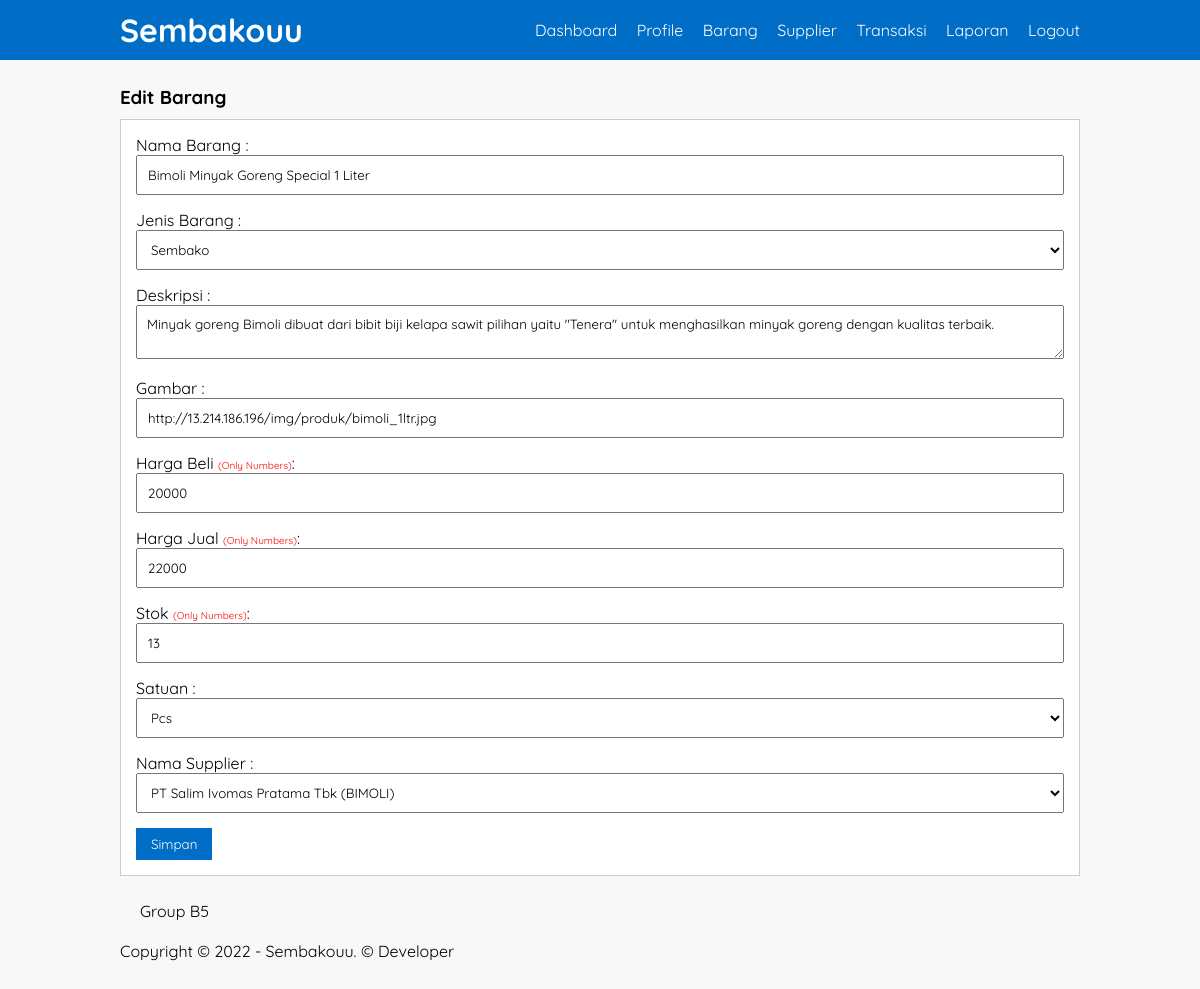
The page /editbarang.php?kdBarang=BR-0001 (signed in) on the database its author committed.
### tables this page shows
CREATE TABLE `barang` (
  `kdBarang` varchar(7) NOT NULL,
  `NamaBarang` varchar(225) NOT NULL,
  `jenis_barang` varchar(50) NOT NULL,
  `deskripsi` varchar(255) NOT NULL,
  `gambar` varchar(225) NOT NULL,
  `HargaBeli` int(11) NOT NULL,
  `HargaJual` int(11) NOT NULL,
  `Stok` int(5) NOT NULL,
  `Satuan` varchar(50) NOT NULL,
  `kdSupplier` varchar(7) NOT NULL
);

### editbarang.php (the view, shortened to what this page needs)
<?php
	include('config.php');
?>
<!DOCTYPE html>
<html>
<head>
    <link rel="stylesheet" type="text/css" href="css/style.css">
</head>
<body>
	<header>
		<div class="container">
		<h1><a href="home.php">Sembakouu</a></h1>
			<ul>
				<li><a href="home.php">Dashboard</a></li>
				<li><a href="admin.php">Profile</a></li>
				<li><a href="listbarang.php">Barang</a></li>
				<li><a href="listsupplier.php">Supplier</a></li>
				<li><a href="transaksi.php">Transaksi</a></li>
				<li><a href="laporan.php">Laporan</a></li>
				<li><a href="logout.php" onClick="return confirm('apakah kamu yakin?')">Logout</a></li>
			</ul>
		</div>
	</header>
	<div class="section">
		<div class="container">
			<h3>Edit Barang</h3>
			<div class="box">
				<?php
					if(isset($_POST['simpan']) ){
						$NamaBarang = addslashes($_POST['NamaBarang']);
						$jenis_barang = addslashes($_POST['jenis_barang']);
						$desk = addslashes($_POST['deskripsi']);
						$gambar = addslashes($_POST['gambar']);
						$HargaBeli = addslashes($_POST['HargaBeli']);
						$HargaJual = addslashes($_POST['HargaJual']);
						$Stok = addslashes($_POST['Stok']);
						$Satuan = addslashes($_POST['Satuan']);
						$kdSupplier = addslashes($_POST['kdSupplier']);
							if(mysqli_query($conn, "UPDATE barang SET `NamaBarang` = '".$NamaBarang."', `jenis_barang` = '".$jenis_barang."', `deskripsi` = '".$desk."',  `gambar` = '".$gambar."', `HargaBeli` = '".$HargaBeli."', `HargaJual` = '".$HargaJual."', `Stok` = '".$Stok."', `Satuan` = '".$Satuan."', `kdSupplier` = '".$kdSupplier."' WHERE kdBarang = '".$_GET['kdBarang']."' ")){
							mysqli_query($conn,"INSERT INTO admin_logs VALUES ('', '".$_SESSION['user_global']->NamaAdmin."', 'Mengedit Barang: ".$NamaBarang."')");
							echo "<div class='alert alert-success fade in block-inner'>
							<button type='button' class='close' data-dismiss='alert'></button>
							Edit Barang Berhasil! - Dialihkan dalam 5 detik...<script type='text/javascript' language='JavaScript'>
							setTimeout(function () { location.href = 'listbarang.php';
							}, 5000);
							</script>
							</div>";
							}else{
							echo "<b style='color: red'>Semua field sudah diisi dengan benar, namun terjadi error saat pengiriman ke database, silahkan coba lagi nanti</b><br /><br />";
							}
					} else{
						$kdBarang = $_GET['kdBarang'];
						$cek2 = mysqli_query($conn,"SELECT * FROM barang WHERE kdBarang = '".$kdBarang."' ");
						while ($tampil = mysqli_fetch_array($cek2)){
						$NamaBarang = ($tampil['NamaBarang']);
						$jenis_barang = ($tampil['jenis_barang']);
						$desk = ($tampil['deskripsi']);
						$gambar = ($tampil['gambar']);
						$HargaBeli = ($tampil['HargaBeli']);
						$HargaJual = ($tampil['HargaJual']);
						$Stok = ($tampil['Stok']);
						$Satuan = ($tampil['Satuan']);
						}
					}
				?>
				<form action="" method="POST">
					<tr>
						<td style='border: 1px #000; padding: 10px 50px 10px 50px;' align="right">Nama Barang : </td><td><input type="text" class="datepicker-trigger input-control hasDatepicker" name="NamaBarang" value="<?php echo $NamaBarang ?>" maxlength="255"></td>
					</tr>
					<tr>
						<td style='border: 1px #000; padding: 10px 50px 10px 50px;' align="right">Jenis Barang : </td>
						<td>
							<select name="jenis_barang"  class="input-control" onchange="exibeMsg(this.value);">
								<option value="<?php echo $jenis_barang ?>"><?php echo $jenis_barang ?></option>
							</select>
						</td>
					</tr>
					<tr>
						<td style='border: 1px #000; padding: 10px 50px 10px 50px;' align="right">Deskripsi : </td><td><textarea type="text" class="datepicker-trigger input-control hasDatepicker" placeholder="Deskripsi..." name="deskripsi"><?php echo $desk ?></textarea></td>
					</tr>
					<tr>
						<td style='border: 1px #000; padding: 10px 50px 10px 50px;' align="right">Gambar : </td><td><input type="text" class="datepicker-trigger input-control hasDatepicker" value="<?php echo $gambar ?>" name="gambar" maxlength="255" ></td>
					</tr>
					<tr>
						<td style='border: 1px #000; padding: 10px 50px 10px 50px;' align="right">Harga Beli <font color="red" style="font-size: 10px;">(Only Numbers)</font>: </td><td><input type="text" class="datepicker-trigger input-control hasDatepicker" value="<?php echo $HargaBeli ?>" name="HargaBeli" maxlength="13"></td>
					</tr>
					<tr>
						<td style='border: 1px #000; padding: 10px 50px 10px 50px;' align="right">Harga Jual <font color="red" style="font-size: 10px;">(Only Numbers)</font>: </td><td><input type="text" class="datepicker-trigger input-control hasDatepicker" value="<?php echo $HargaJual ?>" name="HargaJual" maxlength="13"></td>
					</tr>
					<tr>
						<td style='border: 1px #000; padding: 10px 50px 10px 50px;' align="right">Stok <font color="red" style="font-size: 10px;">(Only Numbers)</font>: </td><td><input type="text" class="datepicker-trigger input-control hasDatepicker" value="<?php echo $Stok ?>" name="Stok" maxlength="13"></td>
					</tr>
					<tr>
						<td style='border: 1px #000; padding: 10px 50px 10px 50px;' align="right">Satuan : </td>
						<td>
							<select name="Satuan" value="<?php echo $Satuan ?>" class="datepicker-trigger input-control hasDatepicker" onchange="exibeMsg(this.value);">
								<option value="<?php echo $Satuan ?>"><?php echo $Satuan ?></option>
							</select>
						</td>
					</tr>
					<tr>
						<td style='border: 1px #000; padding: 10px 50px 10px 50px;' align="right">Nama Supplier : </td>
						<td>
							<select name="kdSupplier" class="datepicker-trigger input-control hasDatepicker" required>
								<?php
									$sup = mysqli_query($conn,"SELECT supplier.kdSupplier, supplier.NamaSupplier
									FROM supplier
									JOIN barang
									ON supplier.kdSupplier = barang.kdSupplier
									WHERE barang.kdBarang = '".$_GET['kdBarang']."'
									ORDER BY kdSupplier DESC");
									while($s = mysqli_fetch_array($sup)){
									?>
									<option value="<?php echo $s['kdSupplier'] ?>"><?php echo $s['NamaSupplier'] ?></option>
								<?php } ?>
							</select>
						</td>
					</tr>
					<input type="submit" name="simpan" value="Simpan" class="btn">
				</form>
			</div>
		</div>
	<footer class="container">
		<div class="pull-right">
			<a href="" target="_blank">Group B5</a>
		</div>
		<div class="pull-left">
			<span>Copyright &copy; 2022 - Sembakouu.</span> © <a href="https://www.instagram.com/farishasan_13/" target="_blank">Developer</a>
		</div>
	</footer>
	</div>
</body>
</html>

### css/style.css (style rules this page uses)
* { padding: 0; margin: 0; font-family: 'Quicksand', sans-serif; }
body { width: 100%; min-height: 100vh; background-color: #f8f8f8; background-position: center; background-size: cover; justify-content: center; align-items: center; }
a { color: inherit; text-decoration: none; }
.input-control { width: 100%; padding: 10px; margin-bottom: 15px; box-sizing: border-box; }
.btn { padding: 8px 15px; background-color: #006dc7; color: #fff; border: none; cursor: pointer; }
header { background-color: #006dc7; color: #fff; width: 100%; }
header h1 { float: left; padding: 10px 0; }
header ul { float: right; }
header ul li { display: inline-block; }
header ul li a { padding: 20px 0 20px 15px; display: inline-block; }
.container { width: 80%; margin: 0 auto; min-height: 100%; }
.container:after { content: ''; display: block; clear: both; }
.section { padding: 25px 0; }
.box { background-color: #FFF; border: 1px solid #ccc; padding: 15px; box-sizing: border-box; margin: 10px 0 25px 0; }
.pull-left { margin:0 20px 20px 0; }
.pull-right { margin:0 0 20px 20px; }

### rows shown on the page
barang: NamaBarang "Bimoli Minyak Goreng Special 1 Liter", jenis_barang "Sembako", deskripsi "Minyak goreng Bimoli dibuat dari bibit biji kelapa sawit pilihan yaitu \"Tenera\" untuk menghasilkan minyak goreng dengan kualitas terbaik.", gambar "http://13.214.186.196/img/produk/bimoli_1ltr.jpg", HargaBeli "20000", HargaJual "22000", Stok "13", Satuan "Pcs"

### other values the page prints
form field kdSupplier "PT Salim Ivomas Pratama Tbk (BIMOLI)"
